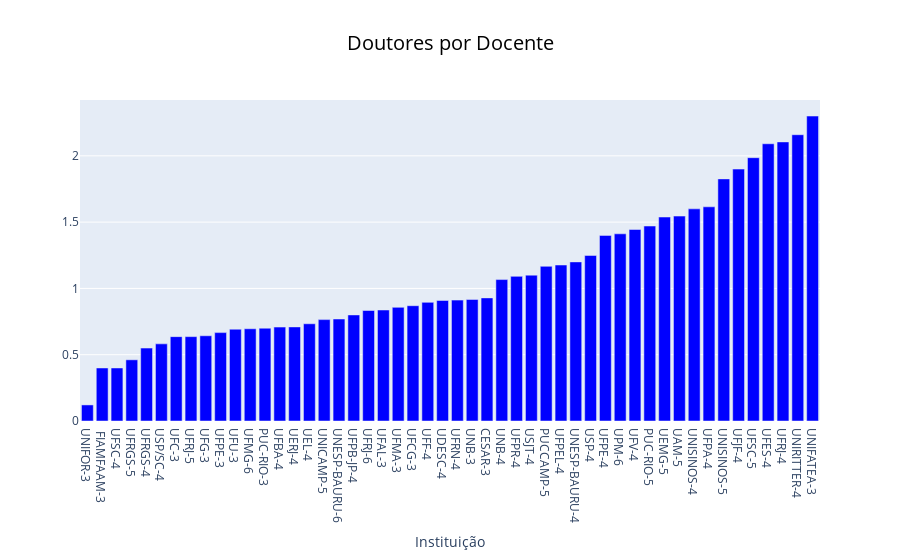

Notebook code for this chart:
### Code cell
data = [go.Bar(x=[code for code in doutores_permanente.keys()],
               y=[value for value in doutores_permanente.values()],
               marker={'color': '#0000FF'})]

title = {
    'text': 'Doutores por Docente Permanente',
    'x': 0.5,
    'xanchor': 'center',
    'font': {
        'color': '#000000',
        'size': 20
    }
}

layout = go.Layout(title=title,
                   xaxis={'title': 'Instituição'},
                   barmode='stack')
fig = go.Figure(data=data, layout=layout)
py.iplot(fig)

### Figure 1 — Plotly figure (JSON) as saved in the notebook; plotly's stock layout.template omitted (floating-point values rounded to 4 significant figures)
{"data": [{"marker": {"color": "#0000FF"}, "type": "bar", "x": ["UNIFOR-3", " FIAMFAAM-3", "UFSC-4", "UFRGS-5", "UFRGS-4", "USP/SC-4", "UFC-3", "UFRJ-5", "UFG-3", "UFPE-3", "UFU-3", "UFMG-6", "PUC-RIO-3", "UFBA-4", "UERJ-4", "UEL-4", "UNICAMP-5", "UNESP-BAURU-6", "UFPB-JP-4", "UFRJ-6", "UFAL-3", "UFMA-3", "UFCG-3", "UFF-4", "UDESC-4", "UFRN-4", "UNB-3", "CESAR-3", "UNB-4", "UFPR-4", "USJT-4", "PUCCAMP-5", "UFPEL-4", "UNESP-BAURU-4", "USP-4", "UFPE-4", "UPM-6", "UFV-4", "PUC-RIO-5", "UEMG-5", "UAM-5", "UNISINOS-4", "UFPA-4", "UNISINOS-5", "UFJF-4", "UFSC-5", "UFES-4", "UFRJ-4", "UNIRITTER-4", "UNIFATEA-3"], "y": [0.1212, 0.4, 0.4, 0.4615, 0.55, 0.5818, 0.6364, 0.6364, 0.6429, 0.6667, 0.6923, 0.6957, 0.7, 0.7083, 0.7097, 0.7333, 0.7647, 0.7692, 0.8, 0.8333, 0.8372, 0.8571, 0.8696, 0.8947, 0.9091, 0.9118, 0.9167, 0.9286, 1.067, 1.091, 1.1, 1.167, 1.176, 1.2, 1.249, 1.4, 1.412, 1.444, 1.471, 1.538, 1.545, 1.6, 1.615, 1.826, 1.9, 1.986, 2.091, 2.105, 2.159, 2.3]}], "layout": {"barmode": "stack", "title": {"font": {"color": "#000000", "size": 20}, "text": "Doutores por Docente", "x": 0.5, "xanchor": "center"}, "xaxis": {"title": {"text": "Instituição"}}}}
